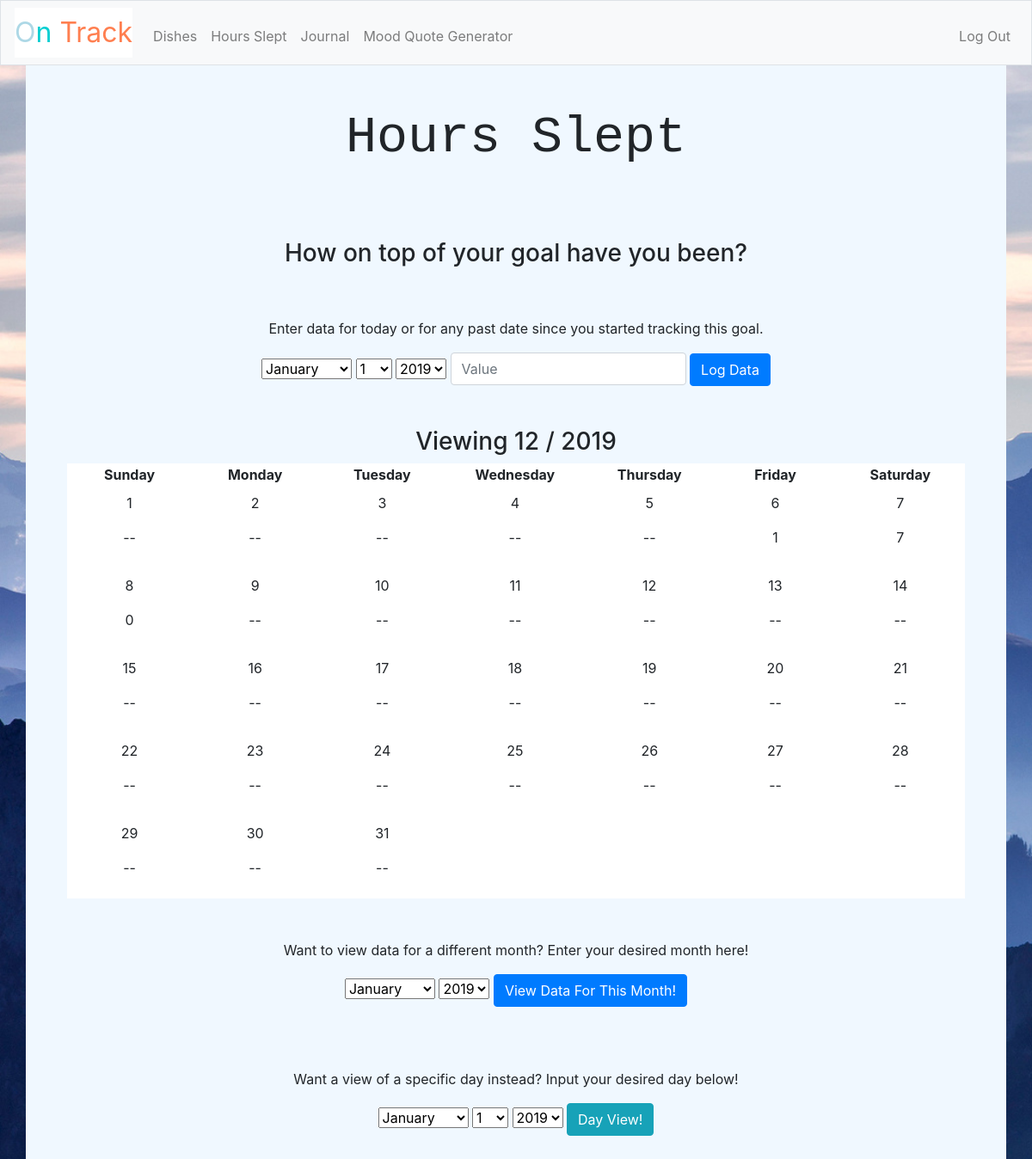
The app's page /goal_display/2/2019/12 (signed in) with its own data.
### tables this page shows
CREATE TABLE 'users' ('id' INTEGER PRIMARY KEY AUTOINCREMENT NOT NULL, 'username' TEXT NOT NULL, 'password' TEXT NOT NULL, 'goal_1_name' TEXT DEFAULT NULL, 'goal_1_type' TEXT DEFAULT NULL, 'goal_1_year' INTEGER, 'goal_1_month' INTEGER, 'goal_1_day' INTEGER, 'goal_2_name' TEXT DEFAULT NULL, 'goal_2_type' TEXT DEFAULT NULL, 'goal_2_year' INTEGER, 'goal_2_month' INTEGER, 'goal_2_day' INTEGER, 'goal_3_name' TEXT DEFAULT NULL, 'goal_3_type' TEXT DEFAULT NULL, 'goal_3_year' INTEGER, 'goal_3_month' INTEGER, 'goal_3_day' INTEGER);

### application.py (the view)
@app.route("/goal_display/<number>/<year>/<month>", methods=["GET", "POST"])
@login_required
def goal_display(number, year=(datetime.now() - timedelta(hours=5)).year, month=(datetime.now() - timedelta(hours=5)).month):
    if request.method == "POST":
        year = request.form.get("desired_year")
        month = request.form.get("desired_month")
    number = int(number)
    if type(year) == list:
        year = int(year[0])
    else:
        year = int(year)
    month = int(month)
    goal_info = db.execute("SELECT * FROM users WHERE username = :u", u=session['user_id'][0])[0]
    goal_name = goal_info["goal_" + str(number) + "_name"]  # get the appropriate goal name
    goal_type = goal_info["goal_" + str(number) + "_type"]  # get the appropriate goal type
    started = int(goal_info["goal_" + str(number) + "_year"])
    weekday_num, num_days = calendar.monthrange(year, month)  # zero is monday
    num_weeks = 5
    if weekday_num == 6 and num_days == 28:  # basically only if February starts on a Sunday, we have a month that spans exactly 4 weeks
        num_weeks = 4
    elif num_days == 31 and (weekday_num == 4 or weekday_num == 5):  # first day is fri/sat, 31 day month
        num_weeks = 6
    elif num_days == 30 and weekday_num == 5:  # first day is sat, 30 day month
        num_weeks = 6
    if weekday_num == 6:  # if it's Sunday, start populating from Sunday
        n = 0
    else:
        n = weekday_num + 1
    front_pad = [" " for i in range(n)]
    back_pad = [" " for i in range(num_weeks*7 - len(front_pad) - num_days)]
    dates = front_pad + [i for i in range(1, 1 + num_days)] + back_pad
    data = []
    if goal_type == "binary":
        for i in range(len(dates)):
            if dates[i] == " ":
                data.append(2)  # indicates that data was not logged, maps to corresponding css class
            else:
                var = db.execute("SELECT * FROM binary_goals WHERE user=:username AND goal_name=:goal_name AND year=:year AND month=:month AND day=:day",
                                 username=session['user_id'][0], goal_name=goal_name, year=year, month=month, day=dates[i])  # get user data
                if len(var) == 0:
                    data.append(2)
                else:
                    comp = int(var[0]['completed'])
                    data.append(comp)
    else:  # do the same for numeric data
        for i in range(len(dates)):
            if dates[i] == " ":
                data.append(" ")
            else:
                var = db.execute("SELECT * FROM numeric_goals WHERE user=:username AND goal_name=:goal_name AND year=:year AND month=:month AND day=:day",
                                 username=session['user_id'][0], goal_name=goal_name, year=year, month=month, day=dates[i])
                if len(var) == 0:
                    data.append("--")
                else:
                    comp = int(var[0]['amount'])
                    data.append(comp)
    years = [i for i in range(started, year + 1)]  # range of years to display for the years dropdown in the HTML template
    if goal_type == "binary":
        return render_template("binary_month.html", month=month, year=year, name=goal_name, data=data, dates=dates, num_weeks=num_weeks, goal_names=session["user_id"][1:], number=number, years=years)
    return render_template("numeric_month.html", month=month, year=year, years=years, name=goal_name, data=data, dates=dates, num_weeks=num_weeks, goal_names=session["user_id"][1:], number=number)

### application.py (called while the page is built)
@app.after_request
def after_request(response):
    response.headers["Cache-Control"] = "no-cache, no-store, must-revalidate"
    response.headers["Expires"] = 0
    response.headers["Pragma"] = "no-cache"
    return response

### helpers.py (called while the page is built)
def login_required(f):
    @wraps(f)
    def decorated_function(*args, **kwargs):
        if session.get("user_id") is None:
            return redirect("/login")
        return f(*args, **kwargs)
    return decorated_function

### templates/numeric_month.html (shortened to what this page needs)
{% extends "layout.html" %}
{% block main %}
    <h2>{{ name }}</h2><br>
    <div class = "padding">
    <h3>How on top of your goal have you been?</h3>
    </div>
    <form action="/enter_numeric_data/{{ number }}/{{ year }}/{{ month }}" method="post">
        <p>Enter data for today or for any past date since you started tracking this goal.</p>
        <select name="desired_month">
                    <option value= "1">January</option>
            </select>
                    <select name="desired_day">
                      <option>1</option>
            </select>
            <select name="desired_year">
                    {% for i in years %}
                    <option value="{{ i }}">{{ i }}</option>
                    {% endfor %}
            </select>
             <input autocomplete="off" autofocus class="form-control" name="numeric_tracker" placeholder="Value" type="number" min="0">
			  <button class="btn btn-primary" type="submit">Log Data</button>
    </form>
<body>
  <br>
  <br>
<h3>Viewing {{month}} / {{year}}</h3>
{% if num_weeks == 4 %}
    <table style="width:100%">
  <tr>
    <th>Sunday</th>
    <th>Monday</th>
    <th>Tuesday</th>
    <th>Wednesday</th>
    <th>Thursday</th>
    <th>Friday</th>
    <th>Saturday</th>
  </tr>
  <tr>
    <td><p>{{ dates[0] }}</p><p>{{ data[0] }}</p></td>
    <td><p>{{ dates[1] }}</p><p>{{ data[1] }}</p></td>
    <td><p>{{ dates[2] }}</p><p>{{ data[2] }}</p></td>
    <td><p>{{ dates[3] }}</p><p>{{ data[3] }}</p></td>
    <td><p>{{ dates[4] }}</p><p>{{ data[4] }}</p></td>
    <td><p>{{ dates[5] }}</p><p>{{ data[5] }}</p></td>
    <td><p>{{ dates[6] }}</p><p>{{ data[6] }}</p></td>
  </tr>
  <tr>
    <td><p>{{ dates[7] }}</p><p>{{ data[7] }}</p></td>
    <td><p>{{ dates[8] }}</p><p>{{ data[8] }}</p></td>
    <td><p>{{ dates[9] }}</p><p>{{ data[9] }}</p></td>
    <td><p>{{ dates[10] }}</p><p>{{ data[10] }}</p></td>
    <td><p>{{ dates[11] }}</p><p>{{ data[11] }}</p></td>
    <td><p>{{ dates[12] }}</p><p>{{ data[12] }}</p></td>
    <td><p>{{ dates[13] }}</p><p>{{ data[13] }}</p></td>
  </tr>
    <td><p>{{ dates[14] }}</p><p>{{ data[14] }}</p></td>
    <td><p>{{ dates[15] }}</p><p>{{ data[15] }}</p></td>
    <td><p>{{ dates[16] }}</p><p>{{ data[16] }}</p></td>
    <td><p>{{ dates[17] }}</p><p>{{ data[17] }}</p></td>
    <td><p>{{ dates[18] }}</p><p>{{ data[18] }}</p></td>
    <td><p>{{ dates[19] }}</p><p>{{ data[19] }}</p></td>
    <td><p>{{ dates[20] }}</p><p>{{ data[20] }}</p></td>
  <tr>
    <td><p>{{ dates[21] }}</p><p>{{ data[21] }}</p></td>
    <td><p>{{ dates[22] }}</p><p>{{ data[22] }}</p></td>
    <td><p>{{ dates[23] }}</p><p>{{ data[23] }}</p></td>
    <td><p>{{ dates[24] }}</p><p>{{ data[24] }}</p></td>
    <td><p>{{ dates[25] }}</p><p>{{ data[25] }}</p></td>
    <td><p>{{ dates[26] }}</p><p>{{ data[26] }}</p></td>
    <td><p>{{ dates[27] }}</p><p>{{ data[27] }}</p></td>
  </tr>
</table>
{% elif num_weeks ==5 %}
<table style="width:100%">
  <tr>
    <th>Sunday</th>
    <th>Monday</th>
    <th>Tuesday</th>
    <th>Wednesday</th>
    <th>Thursday</th>
    <th>Friday</th>
    <th>Saturday</th>
  </tr>
  <tr>
    <td><p>{{ dates[0] }}</p><p>{{ data[0] }}</p></td>
    <td><p>{{ dates[1] }}</p><p>{{ data[1] }}</p></td>
    <td><p>{{ dates[2] }}</p><p>{{ data[2] }}</p></td>
    <td><p>{{ dates[3] }}</p><p>{{ data[3] }}</p></td>
    <td><p>{{ dates[4] }}</p><p>{{ data[4] }}</p></td>
    <td><p>{{ dates[5] }}</p><p>{{ data[5] }}</p></td>
    <td><p>{{ dates[6] }}</p><p>{{ data[6] }}</p></td>
  </tr>
  <tr>
    <td><p>{{ dates[7] }}</p><p>{{ data[7] }}</p></td>
    <td><p>{{ dates[8] }}</p><p>{{ data[8] }}</p></td>
    <td><p>{{ dates[9] }}</p><p>{{ data[9] }}</p></td>
    <td><p>{{ dates[10] }}</p><p>{{ data[10] }}</p></td>
    <td><p>{{ dates[11] }}</p><p>{{ data[11] }}</p></td>
    <td><p>{{ dates[12] }}</p><p>{{ data[12] }}</p></td>
    <td><p>{{ dates[13] }}</p><p>{{ data[13] }}</p></td>
  </tr>
    <td><p>{{ dates[14] }}</p><p>{{ data[14] }}</p></td>
    <td><p>{{ dates[15] }}</p><p>{{ data[15] }}</p></td>
    <td><p>{{ dates[16] }}</p><p>{{ data[16] }}</p></td>
    <td><p>{{ dates[17] }}</p><p>{{ data[17] }}</p></td>
    <td><p>{{ dates[18] }}</p><p>{{ data[18] }}</p></td>
    <td><p>{{ dates[19] }}</p><p>{{ data[19] }}</p></td>
    <td><p>{{ dates[20] }}</p><p>{{ data[20] }}</p></td>
  <tr>
    <td><p>{{ dates[21] }}</p><p>{{ data[21] }}</p></td>
    <td><p>{{ dates[22] }}</p><p>{{ data[22] }}</p></td>
    <td><p>{{ dates[23] }}</p><p>{{ data[23] }}</p></td>
    <td><p>{{ dates[24] }}</p><p>{{ data[24] }}</p></td>
    <td><p>{{ dates[25] }}</p><p>{{ data[25] }}</p></td>
    <td><p>{{ dates[26] }}</p><p>{{ data[26] }}</p></td>
    <td><p>{{ dates[27] }}</p><p>{{ data[27] }}</p></td>
  </tr>
  <tr>
    <td><p>{{ dates[28] }}</p><p>{{ data[28] }}</p></td>
    <td><p>{{ dates[29] }}</p><p>{{ data[29] }}</p></td>
    <td><p>{{ dates[30] }}</p><p>{{ data[30] }}</p></td>
    <td><p>{{ dates[31] }}</p><p>{{ data[31] }}</p></td>
    <td><p>{{ dates[32] }}</p><p>{{ data[32] }}</p></td>
    <td><p>{{ dates[33] }}</p><p>{{ data[33] }}</p></td>
    <td><p>{{ dates[34] }}</p><p>{{ data[34] }}</p></td>
  </tr>
</table>
{% endif %}
<br>
<br>
<form action="/goal_display/{{ number }}/{{ year }}/{{ month }}" method="post">
        <p>Want to view data for a different month? Enter your desired month here!</p>
        <select name="desired_month">
                    <option value= "1">January</option>
          </select>
            <select name="desired_year">
                    {% for i in years %}
                      <option value="{{ i }}">{{ i }}</option>
                    {% endfor %}
            </select>
			  <button class="btn btn-primary" type="submit">View Data For This Month!</button>
    </form>
  <br>
  <br>
  <br>
    <p>Want a view of a specific day instead? Input your desired day below!</p>
    <form action="/goal_display_day/{{ number }}" method="post">
        <select name="desired_month">
                    <option value= "1">January</option>
            </select>
            <select name="desired_day">
                    <option>1</option>
            </select>
            <select name="desired_year">
                    {% for i in years %}
                      <option value="{{ i }}">{{ i }}</option>
                    {% endfor %}
            </select>
          <button class="btn btn-info" type="submit">Day View!</button>
    </form>
</body>
</html>
{% endblock %}

### templates/layout.html (shortened to what this page needs)
<!DOCTYPE html>
<html lang="en">
    <head>
        <link href="https://maxcdn.bootstrapcdn.com/bootstrap/4.1.3/css/bootstrap.min.css" rel="stylesheet">
        <link href="/static/styles.css" rel="stylesheet">
    </head>
    <body>
        <nav class="navbar navbar-expand-md navbar-light bg-light border">
            <a class="navbar-brand" href="/"><span class="yellow">O</span><span class="green">n</span> <span class="red">Track</span></a>
            <div class="collapse navbar-collapse" id="navbar">
                {% if session.user_id %}
                    {% if goal_names[0] == "" or goal_names[0] == "None"  %}
                    <ul class="navbar-nav mr-auto mt-2">
                        <li class="nav-item"><a class="nav-link" href="/set_goals">Set Goals</a></li>
                    </ul>
                    {% else %}
                    <ul class="navbar-nav mr-auto mt-2">
                        <li class="nav-item"><a class="nav-link" href="/goal_display/1/{{ year }}/{{ month }}">{{ goal_names[0] }}</a></li>
                        <li class="nav-item"><a class="nav-link" href="/goal_display/2/{{ year }}/{{ month }}">{{ goal_names[1] }}</a></li>
                        <li class="nav-item"><a class="nav-link" href="/goal_display/3/{{ year }}/{{ month }}">{{ goal_names[2] }}</a></li>
                        <li class="nav-item"><a class="nav-link" href="/quotes">Mood Quote Generator</a></li>
                    </ul>
                    {% endif %}
                    <ul class="navbar-nav ml-auto mt-2">
                        <li class="nav-item"><a class="nav-link" href="/logout">Log Out</a></li>
                    </ul>
                {% else %}
                    <ul class="navbar-nav ml-auto mt-2">
                        <li class="nav-item"><a class="nav-link" href="/register">Register</a></li>
                        <li class="nav-item"><a class="nav-link" href="/login">Log In</a></li>
                    </ul>
                {% endif %}
            </div>
        </nav>
        <main class="container p-5">
            {% block main %}{% endblock %}
    </body>
</html>

### static/styles.css (style rules this page uses)
nav .navbar-brand { font-size: xx-large; background-color:white; }
nav .navbar-brand .red { color: #FF7F50; }
nav .navbar-brand .yellow { color: #ADD8E6; }
nav .navbar-brand .green { color: #00CED1; }
nav { background-color: black; }
main .form-control { display: inline-block; width: auto; }
main { overflow-x: auto; text-align: center; background-color:#F0F8FF; }
body { background-image: url('../static/mountain.jpg'); background-size: cover; }
table { width: 100%; background-color: white; }
td { column-width: 200px; padding: 8px; }
h2 { font-family: monospace; font-size: 60px; }
.padding { padding: 50px; }

### records on screen
users: goal_1_name "Dishes", goal_3_name "Journal", goal_2_name "Hours Slept"

### other values on screen
{{ goal_names[1] }} "Hours Slept"
{{ month }} "12"
{{ year }} "2019"
{{ dates[0] }} "1"
{{ data[0] }} "--"
{{ dates[1] }} "2"
{{ data[1] }} "--"
{{ dates[2] }} "3"
{{ data[2] }} "--"
{{ dates[3] }} "4"
{{ data[3] }} "--"
{{ dates[4] }} "5"
{{ data[4] }} "--"
{{ dates[5] }} "6"
{{ data[5] }} "1"
